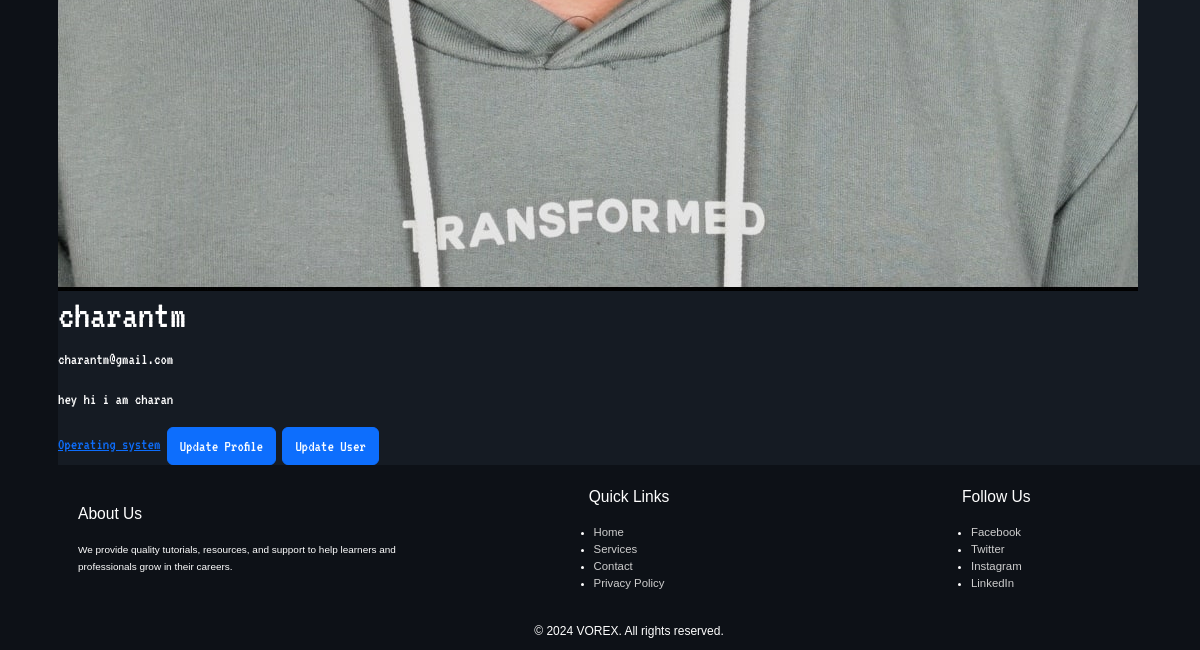
The page /profile/charantm/ (signed in, lower part) on the database as committed earlier.
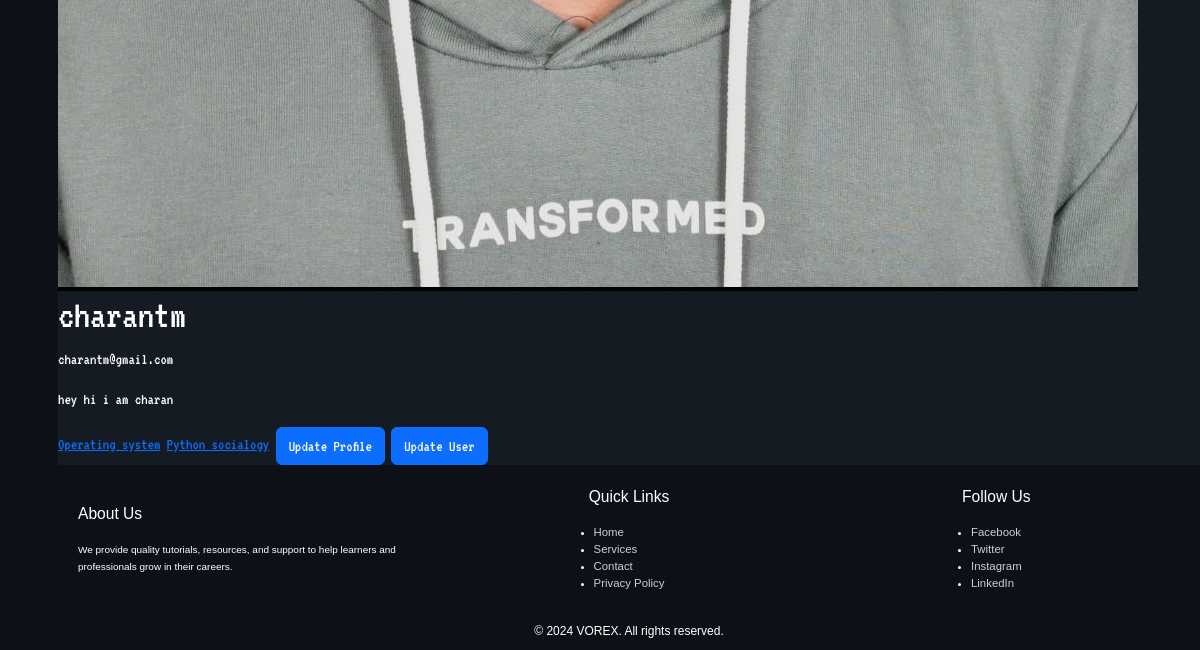
The same page on the database as committed later.
### base/models.py (models this page shows, shortened)
class UserProfile(models.Model):
    user = models.OneToOneField(User, on_delete=models.CASCADE, related_name="profile")
    profile_pic = models.ImageField(upload_to="profile_pics/", null=True, blank=True)
    created_at = models.DateTimeField(auto_now_add=True)
    updated_at = models.DateTimeField(auto_now=True)
    rooms = models.ManyToManyField(Room, related_name="rooms")
    study_materials = models.ManyToManyField(StudyMaterials, related_name="study_materials")
    bio = models.TextField(blank=True, null=True)

class Room(models.Model):
    created_by = models.ForeignKey(User, on_delete=models.CASCADE,related_name="rooms",null=True)
    name = models.CharField(max_length=50)
    tags = models.ManyToManyField(Tag, related_name="rooms")
    description = models.TextField(blank=True, null=True)
    created_at = models.DateTimeField(auto_now_add=True)
    updated_at = models.DateTimeField(auto_now=True)
    is_private = models.BooleanField(default=False)
    members_count = models.ManyToManyField(User, related_name="member_count")
    def member_count(self):
        return self.members_count.count()

### base/views.py (the view)
# urls.py: path('profile/<str:user_tag>/',views.profile, name='Profile'),
@login_required(login_url='User_login')
def profile(request, user_tag):
    user = User.objects.get(username=user_tag)
    room = Room.objects.filter(created_by=user)
    if not UserProfile.objects.filter(user=user).exists():
        UserProfile.objects.create(user=user)
        profile = UserProfile.objects.get(user=user)
    else:
        profile = UserProfile.objects.get(user=user)
    context = {'user': user, 'rooms': room, 'profile': profile}
    return render(request, 'base/profile.html', context)

### base/templates/base/profile.html (shortened to what this page needs)
{% extends 'base.html' %} {% load static %}  {% block content %}
<div class="profile-container">
  <div class="profile-container-left">
    {% if profile.profile_pic %}
    <img src="{{profile.profile_pic.url}}" alt="profile pic" />
    {% else %}
    <img src="{% static 'assets/default.png' %}" alt="profile pic" />
    {% endif %}
  </div>
  <div class="profile-container-right">
    <h1>{{ profile.user.username }}</h1>
    <p>{{ profile.user.email }}</p>
    <p>{{ profile.bio }}</p>
    {% for room in rooms %}
    <a href="{% url 'Rooms' room.id %}">{{ room.name }}</a>
    {% endfor %} {% if profile.user == user %}
    <a href="{% url 'Update-profile'  %}" style="text-decoration: none;color: white;"><button class="btn btn-primary" >Update Profile</a></button></a>
    <a href="{% url 'Update-user' profile.user.username %}" style="text-decoration: none;color: white;"><button class="btn btn-primary" >Update User</a></button></a>
    {% endif %}
  </div>
</div>
{% endblock %}

### templates/base.html (shortened to what this page needs)
{% load static %}
<!DOCTYPE html>
<html lang="en">
  <head>
    <link
      href="https://cdn.jsdelivr.net/npm/bootstrap@5.3.3/dist/css/bootstrap.min.css"
      rel="stylesheet"
    />
    <link href="https://cdn.jsdelivr.net/npm/bootstrap@5.3.0/dist/css/bootstrap.min.css" rel="stylesheet" />
    <link rel="stylesheet" href="{% static 'css/style.css'%}" />
    <link href="https://cdnjs.cloudflare.com/ajax/libs/font-awesome/5.15.4/css/all.min.css" rel="stylesheet" />
    <link rel="stylesheet" href="https://cdnjs.cloudflare.com/ajax/libs/font-awesome/6.0.0/css/all.min.css" />
  </head>
  <body>
    <aside>
      <div class="sidebar" id="sidebar">
      </div>
    </aside>
    <main>
      {% block content %}{% endblock %}
    </main>
    <footer>
      <div class="footer-container">
        <div class="footer-column-1">
          <p>About Us</p>
          <small>
            We provide quality tutorials, resources, and support to help learners and professionals grow in their
            careers.
          </small>
        </div>
        <div class="footer-column-2">
          <p>Quick Links</p>
          <ul>
            <li><a href="#">Home</a></li>
            <li><a href="#">Services</a></li>
            <li><a href="#">Contact</a></li>
            <li><a href="#">Privacy Policy</a></li>
          </ul>
        </div>
        <div class="footer-column-3">
          <p>Follow Us</p>
          <ul>
            <li><a href="#">Facebook</a></li>
            <li><a href="#">Twitter</a></li>
            <li><a href="#">Instagram</a></li>
            <li><a href="#">LinkedIn</a></li>
          </ul>
        </div>
      </div>
      <div class="footer-bottom">&copy; 2024 VOREX. All rights reserved.</div>
    </footer>
  </body>
</html>

### static/css/style.css (style rules this page uses)
:root { --bodydark: #151b23; --navdark: #0d1117; --white: #fff; --black: black; --bodylight: #ececec; --text: #cecece; --desktop: 1200px; --laptop: 992px; --tablet: 768px; --mobile: 576px; --border: #4e4e4eb9; }
ul, li { margin: 0; padding: 0; }
body { min-height: 100vh; font-family: "VT323", monospace; font-weight: 400; font-style: normal; background: var(--bodydark); color: var(--white); width: 100%; display: grid; grid-template-rows: 58.6px 1fr auto; grid-template-columns: 58px 1fr; grid-template-areas: "nav nav" "sidebar main " "sidebar footer "; }
aside .sidebar { grid-area: sidebar; top: 56.8px; position: fixed; align-self: start; height: 100%; width: 58px; background-color: var(--navdark); transition: all 0.3s ease; overflow: hidden; justify-content: center; z-index: 50; }
main { grid-area: main; }
footer { grid-area: footer; font-family: sans-serif; font-size: 0.95vw; background-color: var(--navdark); z-index: 100; }
footer .footer-container { display: flex; flex-direction: row; align-items: center; justify-content: space-between; padding: 20px; }
footer .footer-container [class^=footer-column-] { width: 33.3333333333%; }
footer .footer-container [class^=footer-column-] p { font-size: 1.3vw; }
footer .footer-container .footer-column-2, footer .footer-container .footer-column-3 { display: flex; flex-direction: column; justify-content: center; align-items: center; }
footer .footer-container .footer-column-2 ul li a, footer .footer-container .footer-column-3 ul li a { text-decoration: none; color: var(--text); }
footer .footer-bottom { font-family: sans-serif; display: flex; align-items: center; justify-content: center; padding: 10px 0; font-size: 1vw; }

Rows that differ between the two databases and show on the page:
added Room: name "Python socialogy"
